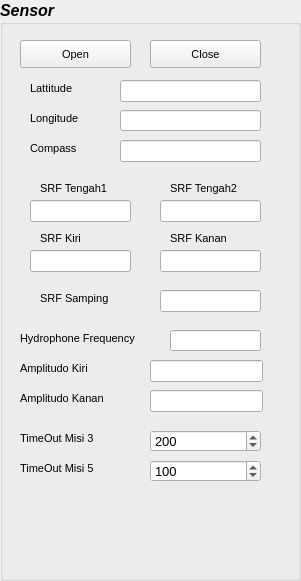
     <widget class="QGroupBox" name="groupBox_17">
      <property name="geometry">
       <rect>
        <x>970</x>
        <y>20</y>
        <width>301</width>
        <height>581</height>
       </rect>
      </property>
      <property name="font">
       <font>
        <pointsize>12</pointsize>
        <weight>75</weight>
        <italic>true</italic>
        <bold>true</bold>
       </font>
      </property>
      <property name="title">
       <string>Sensor</string>
      </property>
      <widget class="QPushButton" name="pushButtonOpenPort">
       <property name="geometry">
        <rect>
         <x>20</x>
         <y>40</y>
         <width>111</width>
         <height>28</height>
        </rect>
       </property>
       <property name="font">
        <font>
         <pointsize>8</pointsize>
         <weight>50</weight>
         <italic>false</italic>
         <bold>false</bold>
        </font>
       </property>
       <property name="text">
        <string>Open</string>
       </property>
      </widget>
      <widget class="QPushButton" name="pushButtonClosePort">
       <property name="geometry">
        <rect>
         <x>150</x>
         <y>40</y>
         <width>111</width>
         <height>28</height>
        </rect>
       </property>
       <property name="font">
        <font>
         <pointsize>8</pointsize>
         <weight>50</weight>
         <italic>false</italic>
         <bold>false</bold>
        </font>
       </property>
       <property name="text">
        <string>Close</string>
       </property>
      </widget>
      <widget class="QLabel" name="label_17">
       <property name="geometry">
        <rect>
         <x>30</x>
         <y>80</y>
         <width>55</width>
         <height>16</height>
        </rect>
       </property>
       <property name="font">
        <font>
         <pointsize>8</pointsize>
         <weight>50</weight>
         <italic>false</italic>
         <bold>false</bold>
        </font>
       </property>
       <property name="text">
        <string>Lattitude</string>
       </property>
      </widget>
      <widget class="QLabel" name="label_20">
       <property name="geometry">
        <rect>
         <x>30</x>
         <y>110</y>
         <width>55</width>
         <height>16</height>
        </rect>
       </property>
       <property name="font">
        <font>
         <pointsize>8</pointsize>
         <weight>50</weight>
         <italic>false</italic>
         <bold>false</bold>
        </font>
       </property>
       <property name="text">
        <string>Longitude</string>
       </property>
      </widget>
      <widget class="QLabel" name="label_21">
       <property name="geometry">
        <rect>
         <x>30</x>
         <y>140</y>
         <width>55</width>
         <height>16</height>
        </rect>
       </property>
       <property name="font">
        <font>
         <pointsize>8</pointsize>
         <weight>50</weight>
         <italic>false</italic>
         <bold>false</bold>
        </font>
       </property>
       <property name="text">
        <string>Compass</string>
       </property>
      </widget>
      <widget class="QLineEdit" name="lineEditLattitude">
       <property name="geometry">
        <rect>
         <x>120</x>
         <y>80</y>
         <width>141</width>
         <height>22</height>
        </rect>
       </property>
       <property name="font">
        <font>
         <pointsize>8</pointsize>
         <weight>50</weight>
         <italic>false</italic>
         <bold>false</bold>
        </font>
       </property>
      </widget>
      <widget class="QLineEdit" name="lineEditLongitude">
       <property name="geometry">
        <rect>
         <x>120</x>
         <y>110</y>
         <width>141</width>
         <height>21</height>
        </rect>
       </property>
       <property name="font">
        <font>
         <pointsize>8</pointsize>
         <weight>50</weight>
         <italic>false</italic>
         <bold>false</bold>
        </font>
       </property>
      </widget>
      <widget class="QLineEdit" name="lineEditCompass">
       <property name="geometry">
        <rect>
         <x>120</x>
         <y>140</y>
         <width>141</width>
         <height>22</height>
        </rect>
       </property>
       <property name="font">
        <font>
         <pointsize>8</pointsize>
         <weight>50</weight>
         <italic>false</italic>
         <bold>false</bold>
        </font>
       </property>
      </widget>
      <widget class="QLabel" name="label_22">
       <property name="geometry">
        <rect>
         <x>40</x>
         <y>180</y>
         <width>81</width>
         <height>16</height>
        </rect>
       </property>
       <property name="font">
        <font>
         <pointsize>8</pointsize>
         <weight>50</weight>
         <italic>false</italic>
         <bold>false</bold>
        </font>
       </property>
       <property name="text">
        <string>SRF Tengah1</string>
       </property>
      </widget>
      <widget class="QLabel" name="label_71">
       <property name="geometry">
        <rect>
         <x>170</x>
         <y>180</y>
         <width>81</width>
         <height>16</height>
        </rect>
       </property>
       <property name="font">
        <font>
         <pointsize>8</pointsize>
         <weight>50</weight>
         <italic>false</italic>
         <bold>false</bold>
        </font>
       </property>
       <property name="text">
        <string>SRF Tengah2</string>
       </property>
      </widget>
      <widget class="QLabel" name="label_75">
       <property name="geometry">
        <rect>
         <x>40</x>
         <y>230</y>
         <width>55</width>
         <height>16</height>
        </rect>
       </property>
       <property name="font">
        <font>
         <pointsize>8</pointsize>
         <weight>50</weight>
         <italic>false</italic>
         <bold>false</bold>
        </font>
       </property>
       <property name="text">
        <string>SRF Kiri</string>
       </property>
      </widget>
      <widget class="QLabel" name="label_76">
       <property name="geometry">
        <rect>
         <x>170</x>
         <y>230</y>
         <width>71</width>
         <height>16</height>
        </rect>
       </property>
       <property name="font">
        <font>
         <pointsize>8</pointsize>
         <weight>50</weight>
         <italic>false</italic>
         <bold>false</bold>
        </font>
       </property>
       <property name="text">
        <string>SRF Kanan</string>
       </property>
      </widget>
      <widget class="QLineEdit" name="lineEditSRFTengah1">
       <property name="geometry">
        <rect>
         <x>30</x>
         <y>200</y>
         <width>101</width>
         <height>22</height>
        </rect>
       </property>
       <property name="font">
        <font>
         <pointsize>8</pointsize>
         <weight>50</weight>
         <italic>false</italic>
         <bold>false</bold>
        </font>
       </property>
      </widget>
      <widget class="QLineEdit" name="lineEditSRFTengah2">
       <property name="geometry">
        <rect>
         <x>160</x>
         <y>200</y>
         <width>101</width>
         <height>22</height>
        </rect>
       </property>
       <property name="font">
        <font>
         <pointsize>8</pointsize>
         <weight>50</weight>
         <italic>false</italic>
         <bold>false</bold>
        </font>
       </property>
      </widget>
      <widget class="QLineEdit" name="lineEditSRFKiri">
       <property name="geometry">
        <rect>
         <x>30</x>
         <y>250</y>
         <width>101</width>
         <height>22</height>
        </rect>
       </property>
       <property name="font">
        <font>
         <pointsize>8</pointsize>
         <weight>50</weight>
         <italic>false</italic>
         <bold>false</bold>
        </font>
       </property>
      </widget>
      <widget class="QLineEdit" name="lineEditSRFKanan">
       <property name="geometry">
        <rect>
         <x>160</x>
         <y>250</y>
         <width>101</width>
         <height>22</height>
        </rect>
       </property>
       <property name="font">
        <font>
         <pointsize>8</pointsize>
         <weight>50</weight>
         <italic>false</italic>
         <bold>false</bold>
        </font>
       </property>
      </widget>
      <widget class="QLabel" name="label_77">
       <property name="geometry">
        <rect>
         <x>20</x>
         <y>330</y>
         <width>141</width>
         <height>16</height>
        </rect>
       </property>
       <property name="font">
        <font>
         <pointsize>8</pointsize>
         <weight>50</weight>
         <italic>false</italic>
         <bold>false</bold>
        </font>
       </property>
       <property name="text">
        <string>Hydrophone Frequency</string>
       </property>
      </widget>
      <widget class="QLineEdit" name="lineEditFrequency">
       <property name="geometry">
        <rect>
         <x>170</x>
         <y>330</y>
         <width>91</width>
         <height>21</height>
        </rect>
       </property>
       <property name="font">
        <font>
         <pointsize>8</pointsize>
         <weight>50</weight>
         <italic>false</italic>
         <bold>false</bold>
        </font>
       </property>
      </widget>
      <widget class="QLabel" name="label_112">
       <property name="geometry">
        <rect>
         <x>20</x>
         <y>360</y>
         <width>91</width>
         <height>16</height>
        </rect>
       </property>
       <property name="font">
        <font>
         <pointsize>8</pointsize>
         <weight>50</weight>
         <italic>false</italic>
         <bold>false</bold>
        </font>
       </property>
       <property name="text">
        <string>Amplitudo Kiri</string>
       </property>
      </widget>
      <widget class="QLabel" name="label_113">
       <property name="geometry">
        <rect>
         <x>20</x>
         <y>390</y>
         <width>101</width>
         <height>16</height>
        </rect>
       </property>
       <property name="font">
        <font>
         <pointsize>8</pointsize>
         <weight>50</weight>
         <italic>false</italic>
         <bold>false</bold>
        </font>
       </property>
       <property name="text">
        <string>Amplitudo Kanan</string>
       </property>
      </widget>
      <widget class="QLineEdit" name="lineEditAmplitudoKiri">
       <property name="geometry">
        <rect>
         <x>150</x>
         <y>360</y>
         <width>113</width>
         <height>22</height>
        </rect>
       </property>
       <property name="font">
        <font>
         <pointsize>8</pointsize>
         <weight>50</weight>
         <italic>false</italic>
         <bold>false</bold>
        </font>
       </property>
      </widget>
      <widget class="QLineEdit" name="lineEditAmplitudoKanan">
       <property name="geometry">
        <rect>
         <x>150</x>
         <y>390</y>
         <width>113</width>
         <height>22</height>
        </rect>
       </property>
       <property name="font">
        <font>
         <pointsize>8</pointsize>
         <weight>50</weight>
         <italic>false</italic>
         <bold>false</bold>
        </font>
       </property>
      </widget>
      <widget class="QLabel" name="label_67">
       <property name="geometry">
        <rect>
         <x>40</x>
         <y>290</y>
         <width>91</width>
         <height>16</height>
        </rect>
       </property>
       <property name="font">
        <font>
         <pointsize>8</pointsize>
         <weight>50</weight>
         <italic>false</italic>
         <bold>false</bold>
        </font>
       </property>
       <property name="text">
        <string>SRF Samping</string>
       </property>
      </widget>
      <widget class="QLineEdit" name="lineEditSRFSamping">
       <property name="geometry">
        <rect>
         <x>160</x>
         <y>290</y>
         <width>101</width>
         <height>22</height>
        </rect>
       </property>
       <property name="font">
        <font>
         <pointsize>8</pointsize>
         <weight>50</weight>
         <italic>false</italic>
         <bold>false</bold>
        </font>
       </property>
      </widget>
      <widget class="QLabel" name="label_150">
       <property name="geometry">
        <rect>
         <x>20</x>
         <y>430</y>
         <width>121</width>
         <height>16</height>
        </rect>
       </property>
       <property name="font">
        <font>
         <pointsize>8</pointsize>
         <weight>50</weight>
         <italic>false</italic>
         <bold>false</bold>
        </font>
       </property>
       <property name="text">
        <string>TimeOut Misi 3 </string>
       </property>
      </widget>
      <widget class="QLabel" name="label_151">
       <property name="geometry">
        <rect>
         <x>20</x>
         <y>460</y>
         <width>121</width>
         <height>16</height>
        </rect>
       </property>
       <property name="font">
        <font>
         <pointsize>8</pointsize>
         <weight>50</weight>
         <italic>false</italic>
         <bold>false</bold>
        </font>
       </property>
       <property name="text">
        <string>TimeOut Misi 5</string>
       </property>
      </widget>
      <widget class="QSpinBox" name="spinBoxTimeOutMisi3">
       <property name="geometry">
        <rect>
         <x>150</x>
         <y>430</y>
         <width>111</width>
         <height>22</height>
        </rect>
       </property>
       <property name="font">
        <font>
         <pointsize>10</pointsize>
         <weight>50</weight>
         <italic>false</italic>
         <bold>false</bold>
        </font>
       </property>
       <property name="maximum">
        <number>600</number>
       </property>
       <property name="value">
        <number>200</number>
       </property>
      </widget>
      <widget class="QSpinBox" name="spinBoxTimeOutMisi5">
       <property name="geometry">
        <rect>
         <x>150</x>
         <y>460</y>
         <width>111</width>
         <height>22</height>
        </rect>
       </property>
       <property name="font">
        <font>
         <pointsize>10</pointsize>
         <weight>50</weight>
         <italic>false</italic>
         <bold>false</bold>
        </font>
       </property>
       <property name="maximum">
        <number>600</number>
       </property>
       <property name="singleStep">
        <number>1</number>
       </property>
       <property name="value">
        <number>100</number>
       </property>
      </widget>
     </widget>
